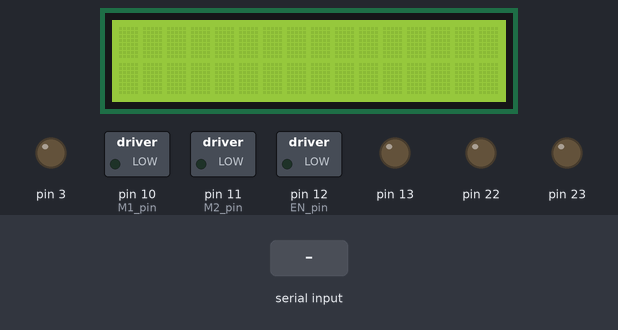
Simulated run of this sketch. Board: Arduino Uno, built with avr-gcc and run on an emulated ATmega328P. Shown: 16×2 character LCD, switched loads named in the sketch (green lamp = pin HIGH), output pins drawn as LEDs (lit = HIGH). The inputs (shaded band) are chosen by the test bench. What the sketch prints to the serial monitor is not drawn.

Above: at 1.2 s.
1.3 s: "1" received over the second serial link
At 1.8 s:
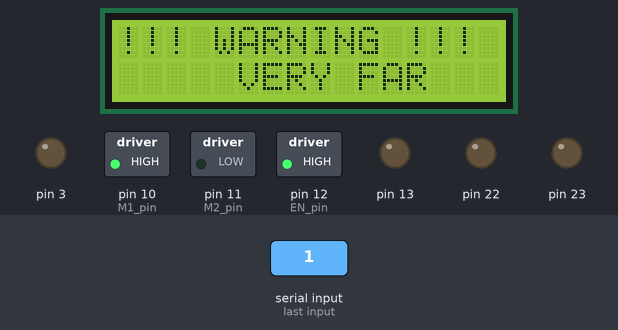
Timing chart, 0 to 4.3 s (numbered marks = the images above; inputs shaded):
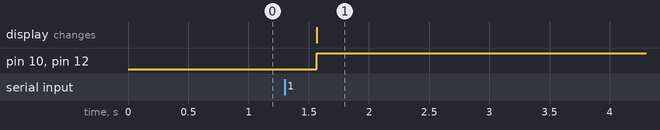

The sketch:

LCDMOTOR.ino
```cpp
#include <SoftwareSerial.h>
#include <LiquidCrystal.h>

const int rs = 8, en = 9, d4 = 4, d5 = 5, d6 =6, d7 =7;
LiquidCrystal lcd(rs, en, d4, d5, d6, d7);

#include "my_arduino_lib.h"


#include <stdio.h>
#include <string.h>
#include <stdlib.h>
//모터
#define M1_pin  10
#define M2_pin  11
#define EN_pin  12

// 송신부 trig를 3번 수신부 echo를 2번으로 변수 선언합니다.


unsigned char S_distance = 0;
char back_distance = 0;
char d_buf[20];

SoftwareSerial MTX(18, 19);

//모터 cw방향
void m_cw()
{
  d_out(EN_pin, ON);

  d_out(M1_pin, ON); // d_out(M1_pin, ON);
  d_out(M2_pin, 0);       // bit_clr(PORTB, OFF);
}
//모터 ccw방향
void m_ccw()
{
  d_out(EN_pin, ON);

  d_out(M1_pin, OFF); // 0
  d_out(M2_pin, ON);  // 1
}

//모터 멈춤
void m_stop()
{
  bit_clr(PORTB, M1_pin);
  bit_clr(PORTB, M2_pin);
  d_out(EN_pin, OFF);
}

void setup() {
  // put your setup code here, to run once:


  Serial.begin(9600);

  DDRD = 0xf8;
  DDRB = 0xff;
  pinMode(18, INPUT);
  MTX.begin(9600);
  lcd.begin(16, 2);
}

void loop() {
  //실습5
  //트리거를 통해 초음파 전송 신호를 100MS 동안 보냅니다

  //에코를 통해 반사된 초음파를 측정합니다.
  //측정된 값은 55로 나누어서 디스탠스 변수에 저장합니다
  S_distance = MTX.read();

  if(S_distance != 255){
    back_distance = S_distance;
    Serial.println(S_distance, DEC);
  sprintf(d_buf,"!!! WARNING !!!");
  lcd.setCursor(0, 0);
  lcd.print(d_buf);

  //디스탠스 함수를 시리얼 모니터에 출력합니다.


  if(S_distance <= 10)
  {
  sprintf(d_buf,"    VERY CLOSE     ");
  lcd.setCursor(0, 1);
  lcd.print(d_buf);
  //모터 멈춤
  m_stop();
  }
  else if(S_distance > 10 && S_distance<= 20)
  {
  sprintf(d_buf,"     CLOSE     ");
  lcd.setCursor(0, 1);
  lcd.print(d_buf);
  //모터 돌아감
  m_cw();
  }
  else if(S_distance > 20 && S_distance <= 30)
  {
  sprintf(d_buf,"      FAR     ");
  lcd.setCursor(0, 1);
  lcd.print(d_buf);
  //모터 돌아감
  m_cw();
  }
  else
  {
  sprintf(d_buf,"     VERY FAR     ");
  lcd.setCursor(0, 1);
  lcd.print(d_buf);
  //모터 돌아감
  m_cw();
  }
  }
  else S_distance = back_distance;

  delay(500);
  }
```

my_arduino_lib.h
```cpp
#ifndef __My_Arduino_LIB__
#define __My_Arduino_LIB__


#define LED1 0
#define LED2 1
#define LED3 2
#define LED4 3
#define LED5 4
#define LED6 5
#define LED7 6
#define LED8 7

#define ON   1
#define OFF  0
#define _ON  0
#define _OFF 1

#define bit_set(ADDRESS, BIT) (ADDRESS |= (1<<BIT)) // bit hi
#define bit_clr(ADDRESS, BIT) (ADDRESS &= ~(1<<BIT)) // bit low
#define bit_chk(ADDRESS, BIT) (ADDRESS & (1<<BIT))  // bit chak
#define bit_tg(PORT, BIT) (PORT ^= (1<<BIT))  //bit 토글

#define d_out(pin, value) digitalWrite(pin, value)

void byte_out(unsigned char data)
{
 d_out(LED1, data%2);     // bit 0 = lsb
 d_out(LED2, data/2%2);   // bit 1
 d_out(LED3, data/4%2);   // bit 2
 d_out(LED4, data/8%2);   // bit 3
 d_out(LED5, data/16%2);  // bit 4
 d_out(LED6, data/32%2);  // bit 5
 d_out(LED7, data/64%2);  // bit 6
 d_out(LED8, data/128%2); // bit 7 = msb
}


#endif

// 사용법
// d_out(LED1, ON);
// bit_set(PORTD, 5);
// bit_clr(PORTD, 3);
// if(bit_chk(PIND, 3) == 0){  }
// bit_tg(PORTD, 0);
// delay(400);
```

Measured:
- after the input at 1.3 s, pin 10 (M1_pin), pin 12 (EN_pin): LOW → HIGH after 0.27 s; the display: changes after 0.27 s (image 1)
